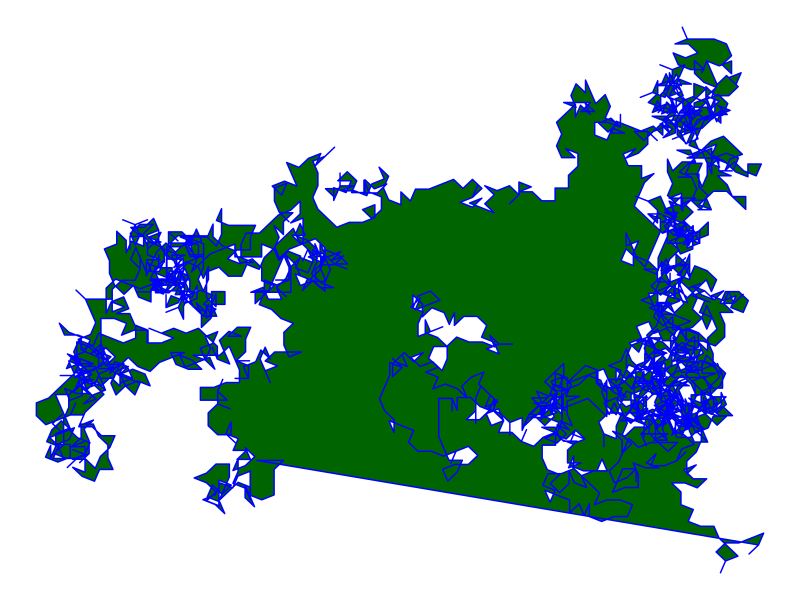

The R script that drew this image:
## ---- chunk 1
library(ggplot2)
df <- data.frame(x=0, y=0)

for (i in 2:2500)
{
  a <- sample(0:15,1)
  df[i,1] <- df[i-1,1]+(cos(pi/8*a))
  df[i,2] <- df[i-1,2]+(sin(pi/8*a))  
}

ggplot(df, aes(x,y)) + geom_polygon(color = "blue", fill = "darkgreen") + 
  theme_void()

